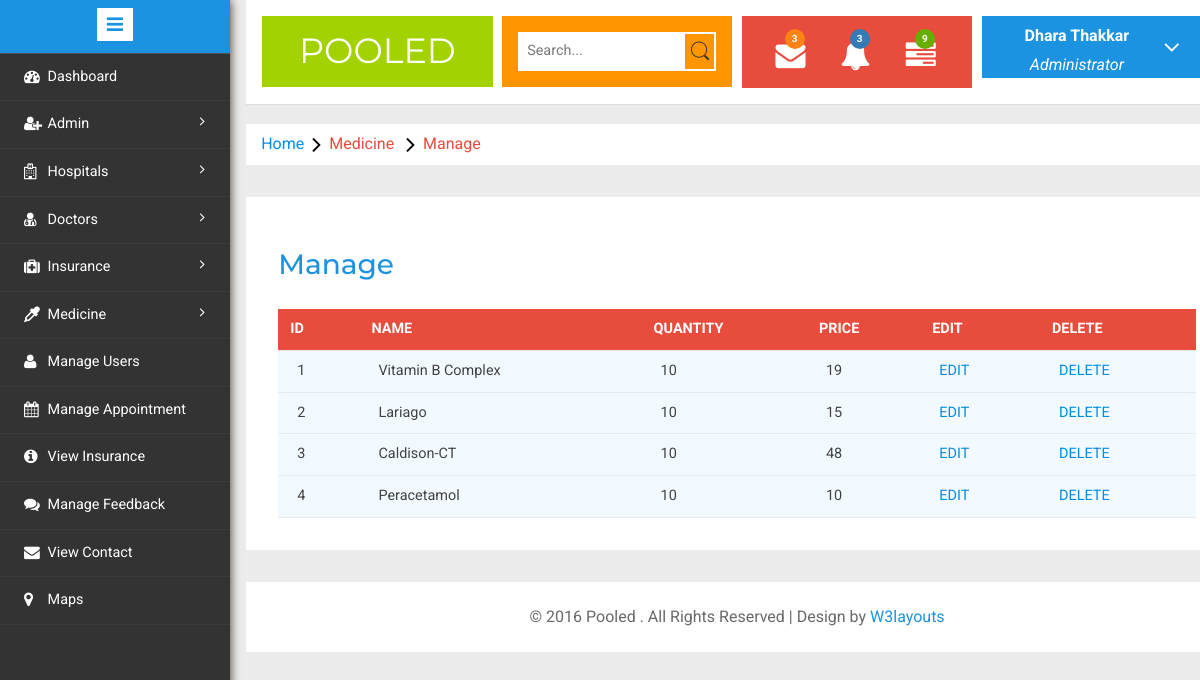
The app's page /admin/medicinemanage.php (signed in) with its own data.
### tables this page shows
CREATE TABLE `medicine_table` (
  `m_id` int(15) NOT NULL,
  `m_name` varchar(20) NOT NULL,
  `m_quantity` int(20) NOT NULL,
  `m_price` int(5) NOT NULL,
  `status` int(2) NOT NULL
);

### admin/medicinemanage.php (the view, shortened to what this page needs)
<!DOCTYPE HTML>
<html>
<head>
<link href="css/bootstrap.min.css" rel='stylesheet' type='text/css' />
<link href="css/style.css" rel='stylesheet' type='text/css' />
<link rel="stylesheet" href="css/morris.css" type="text/css"/>
<link href="css/font-awesome.css" rel="stylesheet">
<link rel="stylesheet" type="text/css" href="css/table-style.css" />
<link rel="stylesheet" type="text/css" href="css/basictable.css" />
<link rel="stylesheet" href="css/icon-font.min.css" type='text/css' />
</head>
<body>
   <div class="page-container">
<div class="left-content">
	   <div class="mother-grid-inner">
				<?php
					include 'header.php';
				?>
<ol class="breadcrumb">
                <li class="breadcrumb-item"><a href="index.php">Home</a><i class="fa fa-angle-right"></i>Medicine <i class="fa fa-angle-right"></i>Manage</li>
            </ol>
				<div class="agile-tables">
					<div class="w3l-table-info">
					  <h2>Manage</h2>
					  <div class="table-responsive">
					    <table id="table">
						<thead>
						  <tr >
							<th> ID </th>
							<th> Name</th>
							<th> Quantity</th>
							<th> Price</th>
							<th>Edit</th>
							<th>Delete</th>
						  </tr>
						</thead>
						<?php
							include "Connection.php";
							$query = "SELECT * FROM medicine_table";
							$result =mysqli_query($con,$query);
							while($value = mysqli_fetch_array($result))
							{
						?>
						<tbody>
						<tr>
							<td><?php echo $value['m_id']; ?></td>
							<td><?php echo $value['m_name']; ?></td>
							<td><?php echo $value['m_quantity']; ?></td>
							<td><?php echo $value['m_price']; ?></td>
							<td><a href="Edithospital.php?id=<?php echo $value['m_id'];?>" >EDIT</a></td>
							<td><a href="?del=<?php echo $value['m_id'];?>" onclick="return confirm('Are you sure you want to delete ?')">DELETE</a></td>
						</tr>
						<?php
						}
						?>
					</tbody>
					  </table>
					</div>
					</div>
			</div>
<div class="copyrights">
	 <p>© 2016 Pooled . All Rights Reserved | Design by  <a href="http://w3layouts.com/" target="_blank">W3layouts</a> </p>
</div>
</div>
</div>
				<?php
					include 'navigation.php';
				?>
							</div>
</body>
</html>

### admin/header.php (shortened to what this page needs)
 <?php
	include "Connection.php";
	if(!isset($_SESSION['session_admin']))
	{
		header("location:index.php");
	}
	else
	{
		$log = $_SESSION['session_admin'];
		$sql = "SELECT l_id FROM login_table WHERE email_id='$log'";
		$result = mysqli_query($con,$sql);
		$value = mysqli_fetch_array($result);
		$id = $value['l_id'];
		$qry = "SELECT * FROM admin_details WHERE l_id='$id'";
		$result1 = mysqli_query($con,$qry);
		$value1 = mysqli_fetch_array($result1);
		$n = $value1['a_name'];
}?>
				<div class="header-main">
					<div class="logo-w3-agile">
								<h1><a href="index.php">Pooled</a></h1>
							</div>
					<div class="w3layouts-left">
								<div class="w3-search-box">
									<form action="#" method="post">
										<input type="text" placeholder="Search..." required="">
										<input type="submit" value="">
									</form>
								</div>
						 </div>
						 <div class="w3layouts-right">
							<div class="profile_details_left">
								<ul class="nofitications-dropdown">
									<li class="dropdown head-dpdn">
										<a href="#" class="dropdown-toggle" data-toggle="dropdown" aria-expanded="false"><i class="fa fa-envelope"></i><span class="badge">3</span></a>
									</li>
									<li class="dropdown head-dpdn">
										<a href="#" class="dropdown-toggle" data-toggle="dropdown" aria-expanded="false"><i class="fa fa-bell"></i><span class="badge blue">3</span></a>
									</li>
									<li class="dropdown head-dpdn">
										<a href="#" class="dropdown-toggle" data-toggle="dropdown" aria-expanded="false"><i class="fa fa-tasks"></i><span class="badge blue1">9</span></a>
									</li>
									<div class="clearfix"> </div>
								</ul>
							</div>
						</div>
						<div class="profile_details w3l">
								<ul>
									<li class="dropdown profile_details_drop">
										<a href="#" class="dropdown-toggle" data-toggle="dropdown" aria-expanded="false">
											<div class="profile_img">
												<div class="user-name">
													<p><?php  echo $n; ?></p>
													<span>Administrator</span>
												</div>
												<i class="fa fa-angle-down"></i>
												<div class="clearfix"></div>
											</div>
										</a>
									</li>
								</ul>
							</div>
				</div>

### admin/css/table-style.css (style rules this page uses)
table { background: white; border-collapse: collapse; margin: 1.25em 0 0; width: 100%; }
table tr, table th, table td { border: none; border-bottom: 1px solid #e8e8e8; font-size: .95em; }
table th, table td { padding: 10px 12px; text-align: left; }
table th { background: #e74c3c; color: #fff; text-transform: uppercase; }
table tr td { background: #f3faff; color: #424242; }
table { width: 100%; }

### records on screen
medicine_table: m_id "1", m_name "Vitamin B Complex", m_quantity "10", m_price "19"
medicine_table: m_id "2", m_name "Lariago", m_quantity "10", m_price "15"
medicine_table: m_id "3", m_name "Caldison-CT", m_quantity "10", m_price "48"
medicine_table: m_id "4", m_name "Peracetamol", m_quantity "10", m_price "10"

### other values on screen
$n "Dhara Thakkar"
